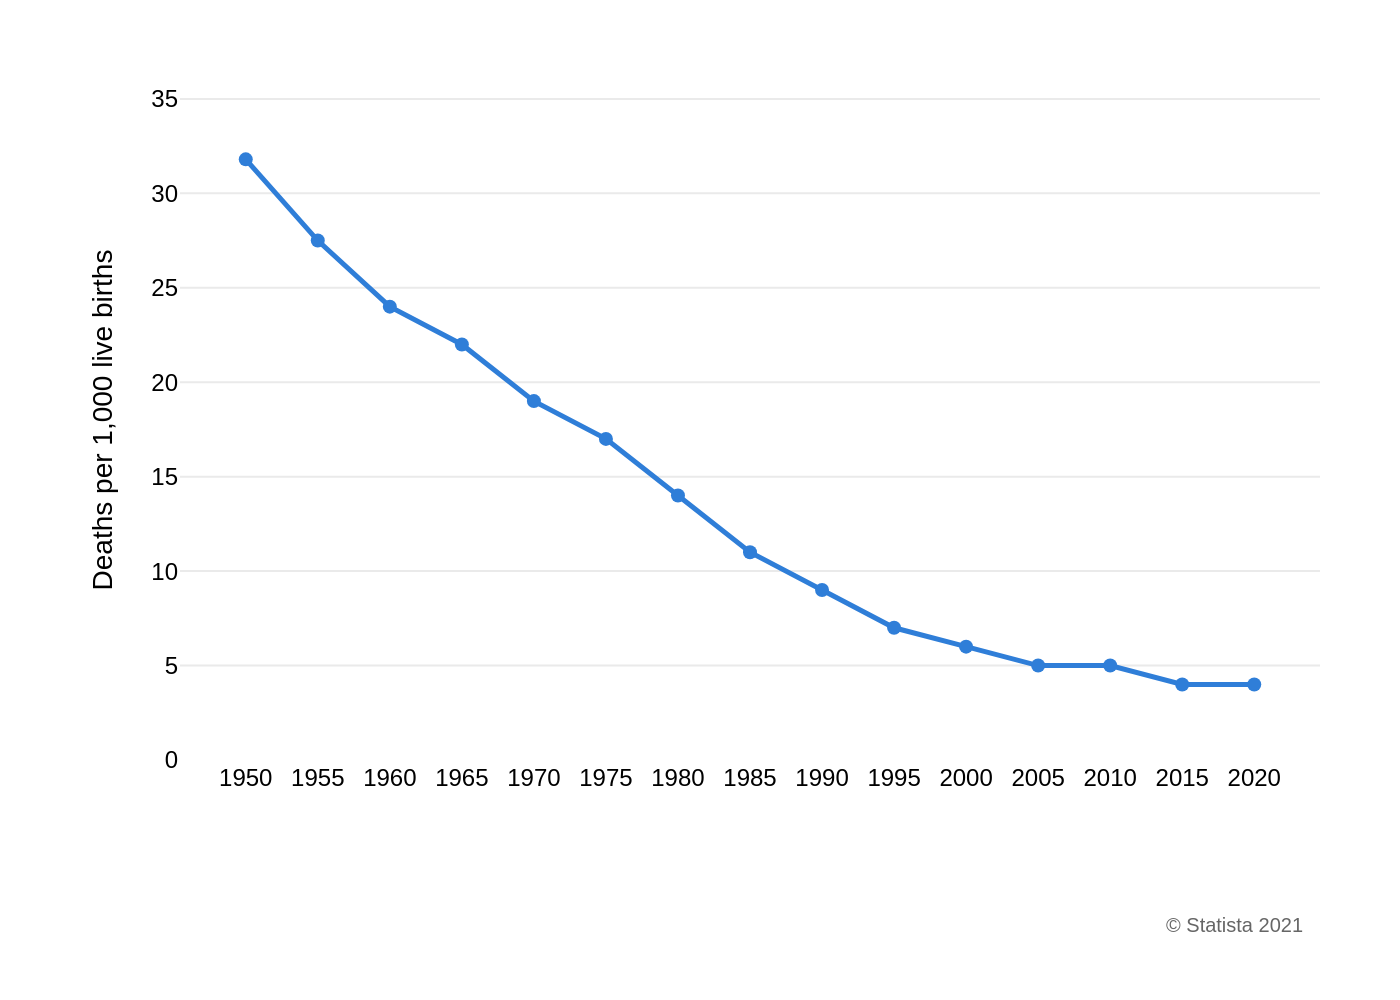

Write the Python code that produced this figure.
import sys
import json
import plotly.graph_objects as go
import os

if len(sys.argv) != 2:
    print("Usage: python script.py <path_to_json>")
    sys.exit(1)

json_filepath = sys.argv[1]

try:
    with open(json_filepath, 'r', encoding='utf-8') as f:
        chart_info = json.load(f)
except FileNotFoundError:
    print(f"Error: File not found at {json_filepath}")
    sys.exit(1)
except json.JSONDecodeError:
    print(f"Error: Invalid JSON format in {json_filepath}")
    sys.exit(1)

data = chart_info['chart_data']
texts = chart_info['texts']
colors = chart_info['colors']

fig = go.Figure()

for i, series in enumerate(data):
    fig.add_trace(go.Scatter(
        x=series['x'],
        y=series['y'],
        mode='lines+markers',
        name=series.get('name', ''),
        line=dict(color=colors[i % len(colors)], width=2.5),
        marker=dict(color=colors[i % len(colors)], size=7)
    ))

fig.update_layout(
    font=dict(family="Arial", size=12, color="#000000"),
    plot_bgcolor='white',
    showlegend=False,
    xaxis=dict(
        title_text=texts['x_axis_title'],
        showgrid=False,
        tickvals=data[0]['x'],
        ticktext=[str(year) for year in data[0]['x']]
    ),
    yaxis=dict(
        title_text=texts['y_axis_title'],
        showgrid=True,
        gridcolor='#EAEAEA',
        range=[0, 36],
        dtick=5,
        zeroline=False
    ),
    margin=dict(l=90, r=40, t=40, b=120)
)

fig.add_annotation(
    text=texts['source'],
    xref="paper",
    yref="paper",
    x=0.99,
    y=-0.22,
    showarrow=False,
    xanchor='right',
    yanchor='top',
    font=dict(size=10, color="#666666")
)

base_filename = os.path.splitext(os.path.basename(json_filepath))[0]
output_filename = f"{base_filename}.png"

fig.write_image(output_filename, scale=2)

print(f"Chart saved as {output_filename}")
